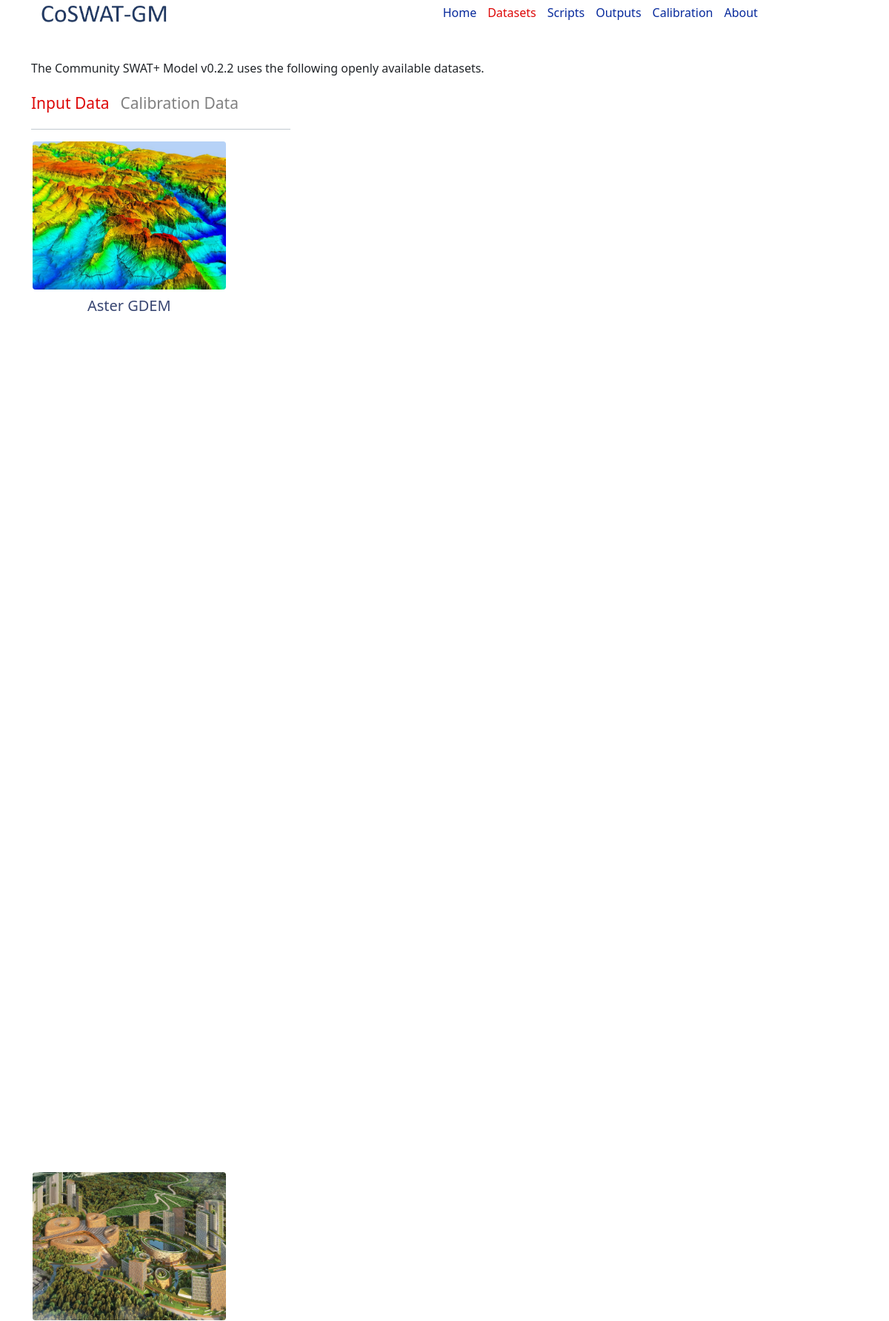
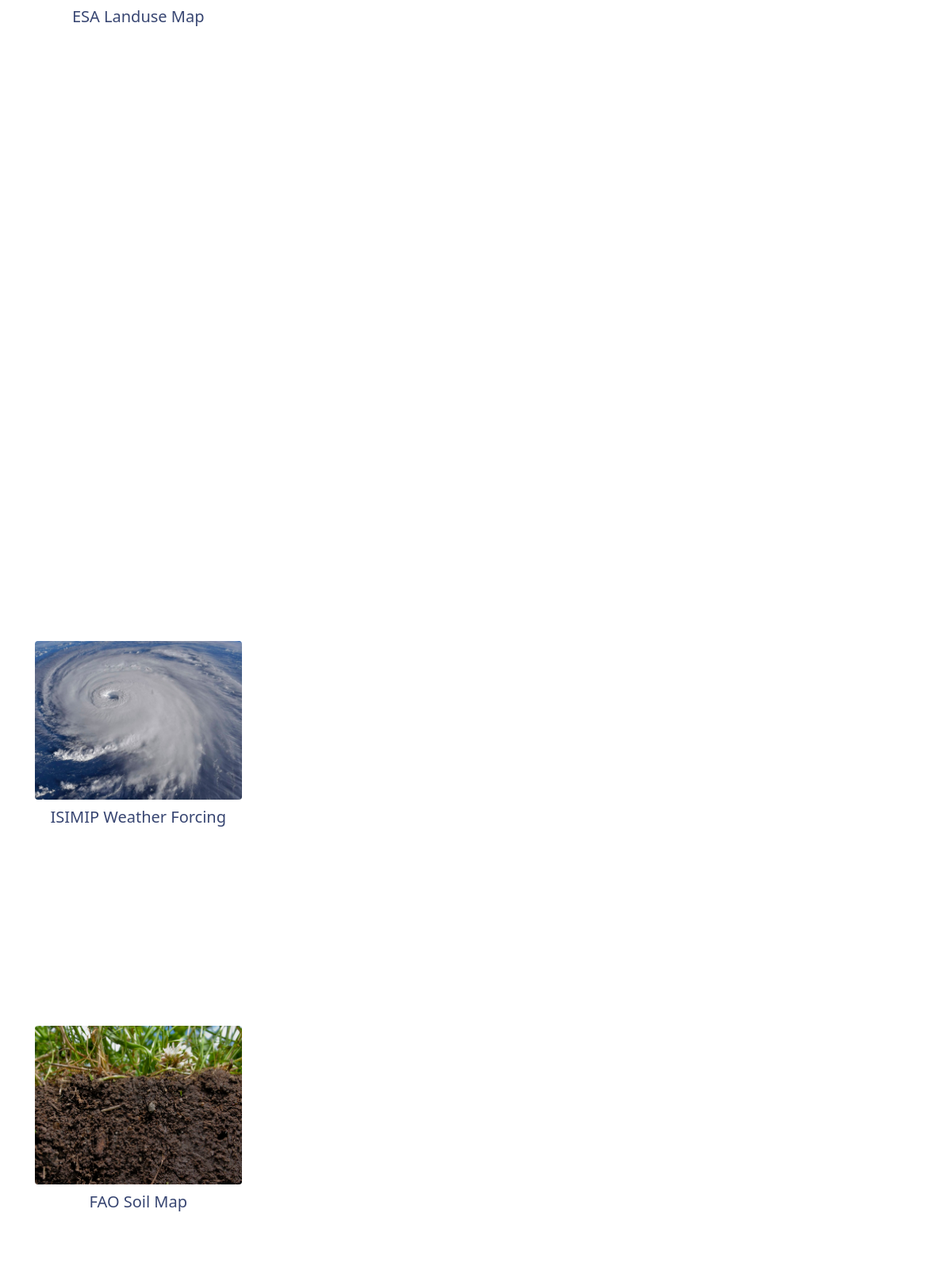
/datasets (upper part), run on the app's committed database (2 pictures, top to bottom).
### home/models.py (models this page shows, shortened)
class model_data(models.Model):
    name            = models.CharField(max_length=100000, null=False, blank=False)
    type            = models.CharField(max_length=100000, choices = data_type, default='Setup Data', null=False, blank=False)
    image           = models.ImageField(default = None, blank=False, null=False, storage = picture_files_dir)
    description     = models.TextField(max_length=1000000, null=False, blank=False)
    version         = models.CharField(max_length=1000, null=True, blank=True,)
    class Meta:
        ordering        = ('id',)
        verbose_name    = "Model Data Source"

### home/views.py (the view)
# urls.py: path('datasets', views.datasets, name='datasets'),
def datasets(request):
    datasets_sources  = models.model_data.objects.all()
    args = {
        "page_title"            : f"Datasets - CoSWAT Plus",
        "index"                 : 2,
        "datasets_sources"      : datasets_sources,
        'csrf_token'    : get_token(request)
    }
    response = render(request=request, template_name='main-datasets.html', context=args)
    return response

### home/templates/main-datasets.html (shortened to what this page needs)
{% extends 'main-header.html' %}
{% block content %}
<div class="main-content-container container">
    <div class="content-leader">
        The Community SWAT+ Model v0.2.2 uses the following openly available datasets.
    </div>
    <div class="inner-nav flex-contents">
        <a href="#" class="inner-active-link">Input Data</a>
        <p href="#" class="inner-nav-link" style="color: gray;">Calibration Data</p>
    </div>
    <hr style="max-width: 350px; color: #0b2e46; margin-top: 2px;">
    <div class="row col-boxes">
        {% for dataset_source in datasets_sources %}
            <div class="col-12 col-sm-6 col-md-6 col-lg-4 col-xl-3" style="height: 260px;">
                <a style="text-decoration: none;cursor: pointer;" onclick="open_cj_modal('modal-{{forloop.counter}}')">
                    <div class="cover-image rounded"
                        style="background-image: url(/images/{{dataset_source.image}}); width: 100%; height: calc(100% - 60px); padding: 2px;">
                        <div class="col-title"> {{dataset_source.name}} </div>
                    </div>
                </a>
            </div>
        {% endfor %}
    </div>
</div>
{% endblock %}

### assets/css/style.css (style rules this page uses)
.cover-image { background-position: center; background-repeat: no-repeat; background-size: cover; }
.flex-contents { display: flex; }
.inner-nav { margin-top: 15px; }
.inner-nav-link { color: #072a9c; text-decoration: none; padding-right: 15px; padding-top: 5px; font-size: 21px; animation: fadeToNormalLink 1s; }
.inner-active-link { color: #dd0707; text-decoration: none; padding-right: 15px; padding-top: 5px; font-size: 21px; }
.main-content-container { padding-top: 80px; }
.col-title { text-align: center; font-size: 20px; color: #384672; margin-top: 205px; }
.col-boxes { margin-left: -10px; }

### data on the page
model_data: image (picture), name "Aster GDEM"
model_data: image (picture), name "ESA Landuse Map"
model_data: image (picture), name "ISIMIP Weather Forcing"
model_data: image (picture), name "FAO Soil Map"
